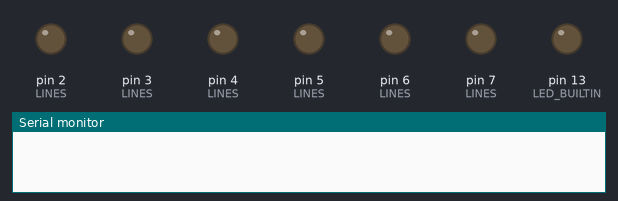
This sketch was run on a simulated Arduino Uno, built with avr-gcc and run on an emulated ATmega328P. Parts: output pins drawn as LEDs (lit = HIGH), the last lines printed to the serial monitor.

Above: at 0.0 s.
At 2.87 s:
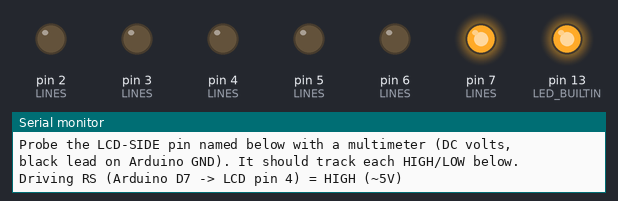
At 6.87 s:
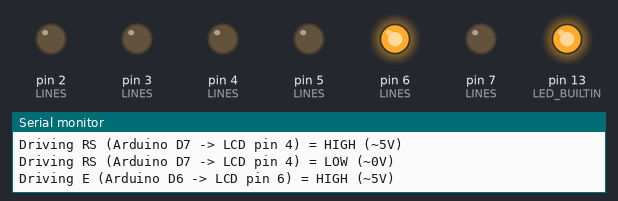
At 13.62 s:
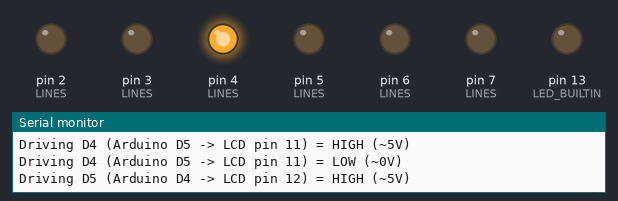
At 20.37 s:
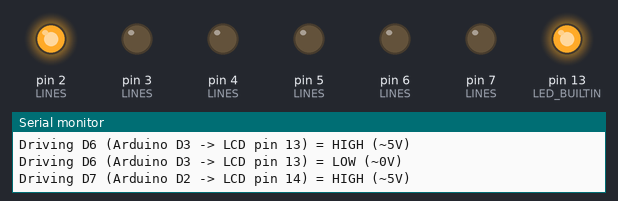
At 39.87 s:
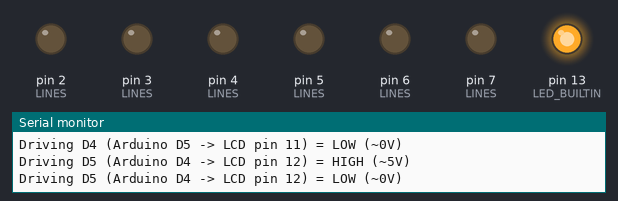
Timing chart, 0 to 40.0 s (numbered marks = the images above):
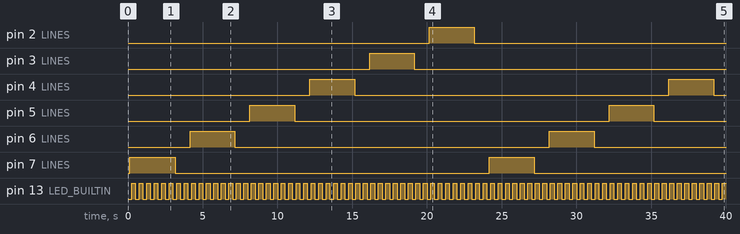

The sketch:

diag_05_lcd_continuity.ino
```cpp
/*
 * diag_05_lcd_continuity -- Stage A diagnostic: raw pin-level continuity
 * check for the 16x2 LCD control/data lines, with NO dependency on the LCD
 * actually working. For when diag_02_lcd still shows only blocks/blank
 * after reflowing the solder joints, to find out whether each wire is
 * really reaching the LCD, one line at a time.
 *
 * Does NOT use the LiquidCrystal library, just raw digitalWrite() so a
 * multimeter can confirm each signal arrives at the LCD header pin, not
 * just the Arduino pin (a cold joint can look fine at the Arduino end and
 * still be open at the LCD end).
 *
 * Method: this sketch holds ONE line HIGH for 3s, then LOW for 1s, then
 * moves to the next line, announcing each step over Serial (9600 baud).
 * Set a multimeter to DC volts, black probe on Arduino GND, red probe on
 * the LCD-SIDE header pin named in the current message (not the Arduino
 * pin). It should read ~5V then ~0V in step with the messages. A pin that
 * stays at 0V or floats at the LCD end while the message says HIGH means
 * that wire or joint is still broken, even if it reads fine at the
 * Arduino pin itself.
 *
 * RW, VSS, VDD and V0 are not driven by any Arduino pin (RW -> GND,
 * VSS -> GND, VDD -> 5V, V0 -> contrast pot wiper), so check those with
 * the multimeter in continuity/resistance mode, power OFF, separately.
 *
 * Pin 13 (built-in LED) blinks throughout as a "sketch is really running"
 * heartbeat. If it is not blinking, the upload did not take, or the board
 * is not running this sketch, check that before anything else.
 */

#include <Arduino.h>

struct LcdLine {
  uint8_t arduinoPin;
  const char *lcdName;
  uint8_t lcdPin;
};

const LcdLine LINES[] = {
  {7, "RS", 4},
  {6, "E",  6},
  {5, "D4", 11},
  {4, "D5", 12},
  {3, "D6", 13},
  {2, "D7", 14},
};
const uint8_t N = sizeof(LINES) / sizeof(LINES[0]);

static void heartbeatDelay(unsigned long ms) {
  unsigned long start = millis();
  while (millis() - start < ms) {
    digitalWrite(LED_BUILTIN, ((millis() / 250) % 2) ? HIGH : LOW);
  }
}

static void driveAndAnnounce(const LcdLine &l, bool high) {
  digitalWrite(l.arduinoPin, high ? HIGH : LOW);
  Serial.print(F("Driving "));
  Serial.print(l.lcdName);
  Serial.print(F(" (Arduino D"));
  Serial.print(l.arduinoPin);
  Serial.print(F(" -> LCD pin "));
  Serial.print(l.lcdPin);
  Serial.print(F(") = "));
  Serial.println(high ? F("HIGH (~5V)") : F("LOW (~0V)"));
}

void setup() {
  Serial.begin(9600);
  unsigned long t0 = millis();
  while (!Serial && millis() - t0 < 3000) {}
  Serial.println(F("=== diag_05_lcd_continuity ==="));
  Serial.println(F("Probe the LCD-SIDE pin named below with a multimeter (DC volts,"));
  Serial.println(F("black lead on Arduino GND). It should track each HIGH/LOW below."));
  Serial.println();

  pinMode(LED_BUILTIN, OUTPUT);
  for (uint8_t i = 0; i < N; i++) {
    pinMode(LINES[i].arduinoPin, OUTPUT);
    digitalWrite(LINES[i].arduinoPin, LOW);
  }
}

void loop() {
  for (uint8_t i = 0; i < N; i++) {
    driveAndAnnounce(LINES[i], true);
    heartbeatDelay(3000);
    driveAndAnnounce(LINES[i], false);
    heartbeatDelay(1000);
  }
  Serial.println(F("--- cycle complete, repeating ---"));
  Serial.println();
}
```

Measured:
- by itself, pin 2 (LINES): LOW → HIGH at 20.2 s, → LOW 3.0 s later
- by itself, pin 3 (LINES): LOW → HIGH at 16.2 s, → LOW 3.0 s later
- by itself, pin 4 (LINES), pin 5 (LINES), pin 6 (LINES), pin 7 (LINES): alternates HIGH for 3.0 s and LOW for 21.0 s
- by itself, pin 13 (LED_BUILTIN): alternates HIGH for 0.25 s and LOW for 0.25 s
